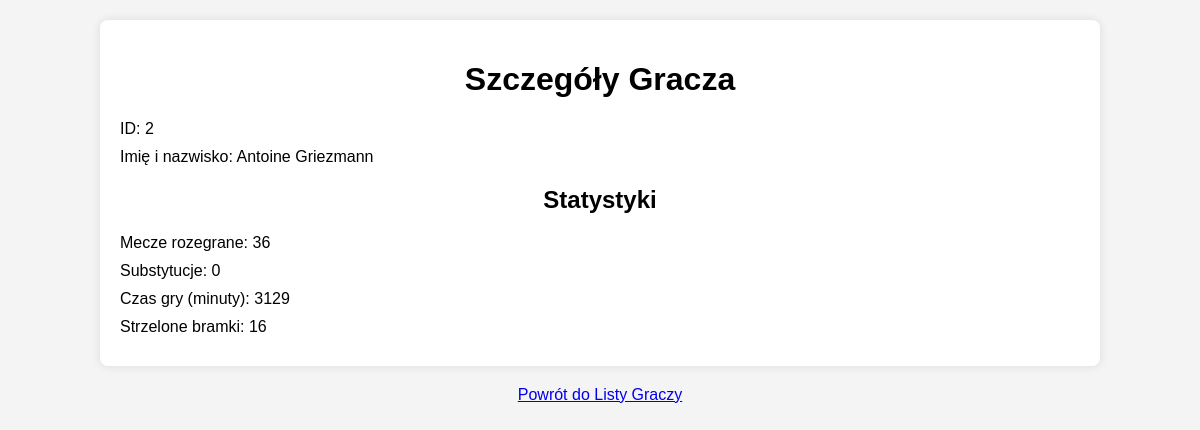
Page /players/2/ on the committed database.
### TopScorers/models.py (models this page shows, shortened)
class Player(models.Model):
    player_id = models.AutoField(primary_key=True)
    player_name = models.CharField(max_length=255)
    club = models.ForeignKey('Club', on_delete=models.CASCADE, null=True, blank=True, default=None)
    stats = models.OneToOneField('Stats', on_delete=models.CASCADE, null=True, blank=True)

class Stats(models.Model):
    stats_id = models.AutoField(primary_key=True)
    matches_played = models.IntegerField()
    substitution = models.IntegerField()
    mins = models.IntegerField()
    goals = models.IntegerField()
    xG = models.FloatField()
    xG_per_avg_match = models.FloatField()
    shots = models.IntegerField()
    on_target = models.IntegerField()
    shots_per_avg_match = models.FloatField()
    on_target_per_avg_match = models.FloatField()
    year = models.IntegerField()

### TopScorers/views.py (the view)
# urls.py: path('players/<int:player_id>/', views.player_detail, name='player_detail'),
def player_detail(request, player_id):
    player = get_object_or_404(Player, pk=player_id)
    return render(request, 'player_detail.html', {'player': player, 'stats': player.stats})

### TopScorers/templates/player_detail.html (shortened to what this page needs)
<!DOCTYPE html>
<html lang="en">
<head>
</head>
<body>
<div class="player-details">
    <h1>Szczegóły Gracza</h1>
    <p>ID: {{ player.player_id }}</p>
    <p>Imię i nazwisko: {{ player.player_name }}</p>
    {% if stats %}
        <div class="stats-section">
            <h2>Statystyki</h2>
            <p>Mecze rozegrane: {{ stats.matches_played }}</p>
            <p>Substytucje: {{ stats.substitution }}</p>
            <p>Czas gry (minuty): {{ stats.mins }}</p>
            <p>Strzelone bramki: {{ stats.goals }}</p>
        </div>
    {% else %}
        <p class="no-stats">Brak statystyk dla tego gracza.</p>
    {% endif %}
</div>
<a href="{% url 'player_list' %}" class="back-button">Powrót do Listy Graczy</a>
</body>
</html>

### TopScorers/templates/player_detail.html (style rules this page uses)
body { font-family: Arial, sans-serif; margin: 0; padding: 0; background-color: #f4f4f4; }
h1, h2 { text-align: center; }
p { margin: 10px 0; }
.player-details { width: 80%; margin: 20px auto; background-color: #fff; padding: 20px; border-radius: 8px; box-shadow: 0 0 10px rgba(0, 0, 0, 0.1); }
.stats-section { margin-top: 20px; }
.back-button { display: block; text-align: center; margin-top: 20px; }

### rows in the picture
Player: player_id "2", player_name "Antoine Griezmann"
Stats: matches_played "36", substitution "0", mins "3129", goals "16"
